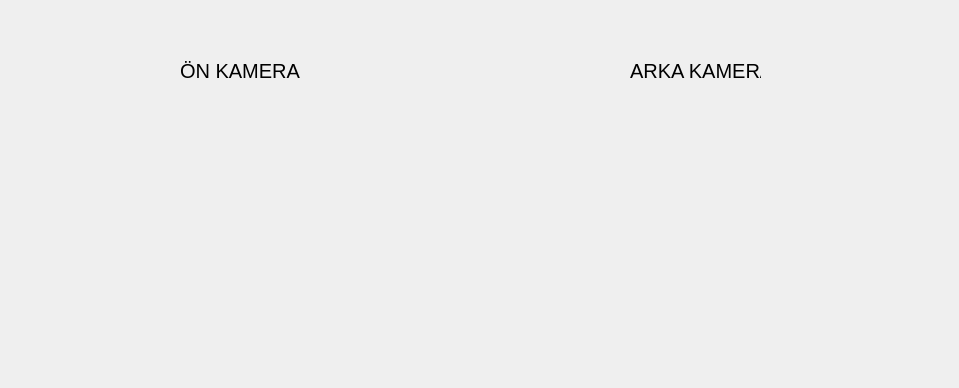
             <widget class="QWidget" name="widget_4" native="true">
              <widget class="QLabel" name="label_15">
               <property name="geometry">
                <rect>
                 <x>10</x>
                 <y>120</y>
                 <width>460</width>
                 <height>259</height>
                </rect>
               </property>
               <property name="font">
                <font>
                 <pointsize>20</pointsize>
                </font>
               </property>
               <property name="text">
                <string/>
               </property>
              </widget>
              <widget class="QLabel" name="label_32">
               <property name="geometry">
                <rect>
                 <x>490</x>
                 <y>120</y>
                 <width>460</width>
                 <height>259</height>
                </rect>
               </property>
               <property name="text">
                <string/>
               </property>
              </widget>
              <widget class="QLabel" name="label_33">
               <property name="geometry">
                <rect>
                 <x>180</x>
                 <y>60</y>
                 <width>121</width>
                 <height>21</height>
                </rect>
               </property>
               <property name="font">
                <font>
                 <pointsize>15</pointsize>
                </font>
               </property>
               <property name="text">
                <string>ÖN KAMERA</string>
               </property>
              </widget>
              <widget class="QLabel" name="label_34">
               <property name="geometry">
                <rect>
                 <x>630</x>
                 <y>60</y>
                 <width>131</width>
                 <height>21</height>
                </rect>
               </property>
               <property name="font">
                <font>
                 <pointsize>15</pointsize>
                </font>
               </property>
               <property name="text">
                <string>ARKA KAMERA</string>
               </property>
              </widget>
             </widget>
